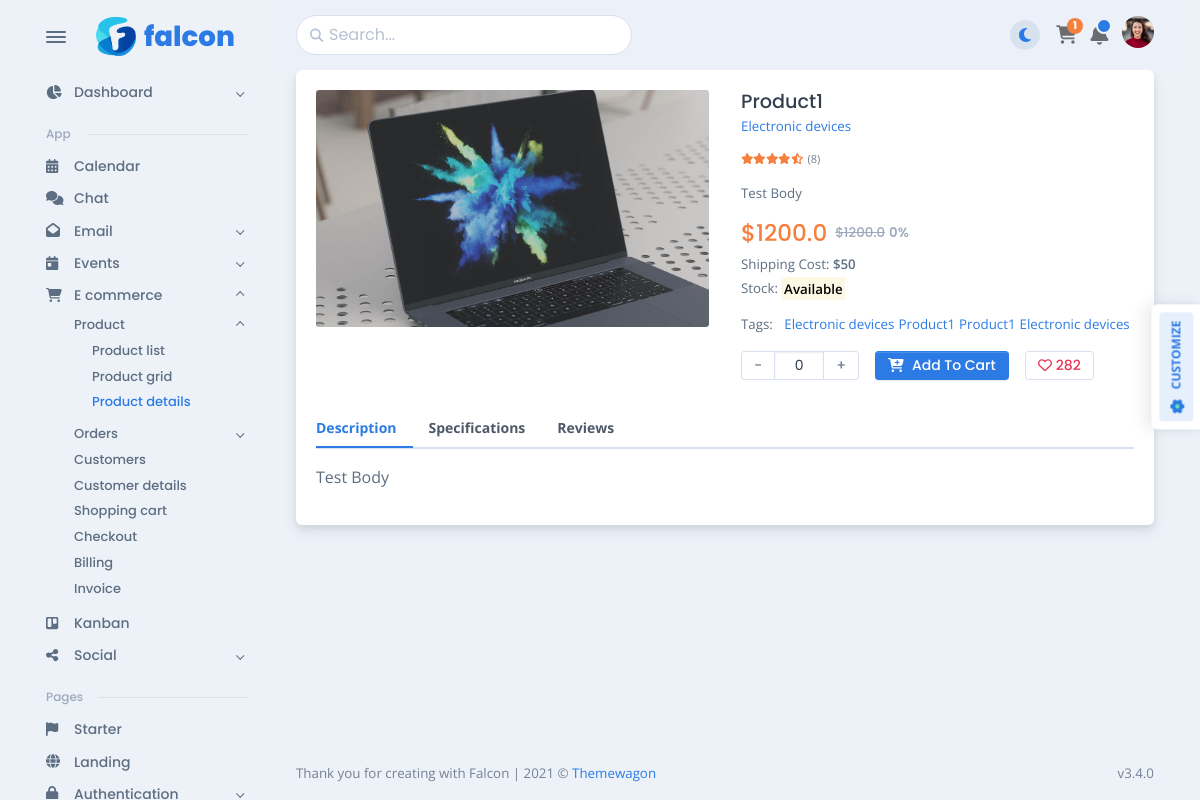
The app's page /products/product-detail/1/, older data.
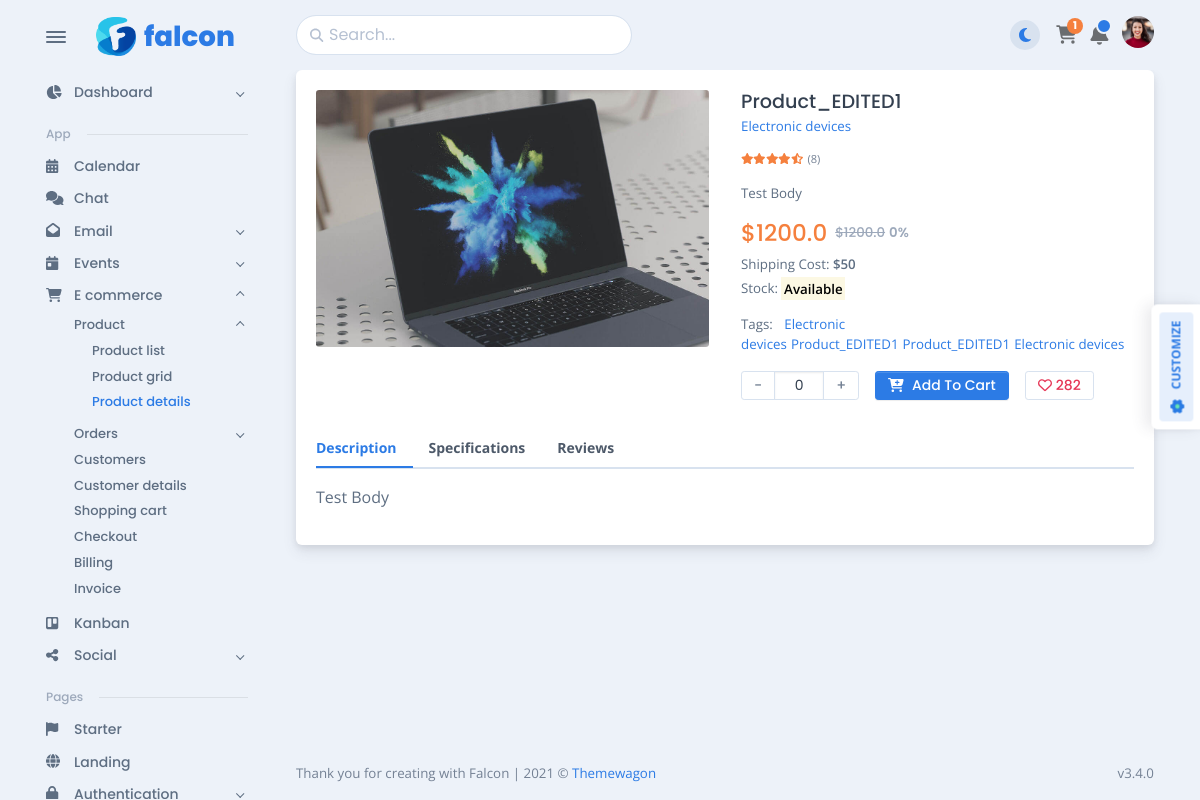
The same page, newer data.
### product/models.py (models this page shows, shortened)
class BaseModel(models.Model):
    created_at=models.DateTimeField(null=True, blank=True, auto_now_add=True)
    updated_at=models.DateTimeField(null=True, blank=True, auto_now=True)
    class Meta:
        abstract=True

class Product(BaseModel):
    name=models.CharField(null=True, blank=True, max_length=100)
    description=models.TextField(null=True, blank=True)
    price=models.FloatField(null=True, blank=True)
    category=models.ForeignKey(Category, on_delete=models.CASCADE,  related_name='products')
    discount=models.PositiveIntegerField(default=0, null=True, blank=True)
    quantity=models.PositiveIntegerField(default=0)
    slug=models.SlugField(null=True, blank=True)
    @property
    def discounted_price(self):
        if self.discount > 0:
            return int(self.price * (1-self.discount/100))
        return self.price

class Category(BaseModel):
    title=models.CharField(max_length=255, null=True, blank=True, unique=True)
    slug=models.SlugField(null=True, blank=True)
    def __str__(self):
        return self.title
    class Meta:
        verbose_name_plural='Categories'

### product/views.py (the view)
# urls.py: path('product-detail/<int:pk>/', views.ProductDetailView.as_view(), name='product_detail'),
class ProductDetailView(DetailView):
    model=Product
    context_object_name='product'

### product/templates/product/product_detail.html (shortened to what the changed rows need)
{% load static %}
<!DOCTYPE html>
<html lang="en-US" dir="ltr">
  <head>
    <link href="{% static 'e_commerce/vendors/swiper/swiper-bundle.min.css' %}" rel="stylesheet">
    <link href="{% static 'e_commerce/vendors/overlayscrollbars/OverlayScrollbars.min.css' %}" rel="stylesheet">
    <link href="{% static 'e_commerce/assets/css/theme-rtl.min.css' %}" rel="stylesheet" id="style-rtl">
    <link href="{% static 'e_commerce/assets/css/theme.min.css' %}" rel="stylesheet" id="style-default">
    <link href="{% static 'e_commerce/assets/css/user-rtl.min.css' %}" rel="stylesheet" id="user-style-rtl">
    <link href="{% static 'e_commerce/assets/css/user.min.css' %}" rel="stylesheet" id="user-style-default">
  </head>
  <body>
    <main class="main" id="top">
      <div class="container" data-layout="container">
        <div class="content">
          <div class="card mb-3">
            <div class="card-body">
              <div class="row">
                <div class="col-lg-6">
                  <h5>{{product.name}}</h5><a class="fs--1 mb-2 d-block" href="#!">{{product.category}}</a>
                  <div class="fs--2 mb-3 d-inline-block text-decoration-none"><span class="fa fa-star text-warning"></span><span class="fa fa-star text-warning"></span><span class="fa fa-star text-warning"></span><span class="fa fa-star text-warning"></span><span class="fa fa-star-half-alt text-warning star-icon"></span><span class="ms-1 text-600">(8)</span>
                  </div>
                  <p class="fs--1">{{product.description}}</p>
                  <h4 class="d-flex align-items-center"><span class="text-warning me-2">${{product.discounted_price}}</span><span class="me-1 fs--1 text-500">
                      <del class="me-1">${{product.price}}</del><strong>{{product.discount}}%</strong></span></h4>
                  <p class="fs--1 mb-1"> <span>Shipping Cost: </span><strong>$50</strong></p>
                  <p class="fs--1">Stock: <strong class="text-success">
                    </strong></p>
            <p class="fs--1 mb-3">Tags: <a class="ms-2" href="#!">{{product.category}}</a><a class="ms-1" href="#!">{{product.name}}</a><a class="ms-1" href="#!">{{product.name}}</a><a class="ms-1" href="#!">{{product.category}}</a></p>
                  <div class="row">
                    <div class="col-auto pe-0">
                    </div>
                    <div class="col-auto px-2 px-md-3"><a class="btn btn-sm btn-primary" href="#!"><span class="fas fa-cart-plus me-sm-2"></span><span class="d-none d-sm-inline-block">Add To Cart</span></a></div>
                    <div class="col-auto px-0"><a class="btn btn-sm btn-outline-danger border-300" href="#!" data-bs-toggle="tooltip" data-bs-placement="top" title="Add to Wish List"><span class="far fa-heart me-1"></span>282</a></div>
                  </div>
                </div>
              </div>
              <div class="row">
                <div class="col-12">
                  <div class="overflow-hidden mt-4">
                    <div class="tab-content" id="myTabContent">
                      <div class="tab-pane fade show active" id="tab-description" role="tabpanel" aria-labelledby="description-tab">
                        <div class="mt-3">
                          <p>{{product.description }}</p>
                        </div>
                      </div>
                    </div>
                  </div>
                </div>
              </div>
            </div>
          </div>
        </div>
      </div>
    </main>
  </body>
</html>

Row changes from the older to the newer data that the page shows:
changed Product "Test Body": name "Product1" → "Product_EDITED1"
